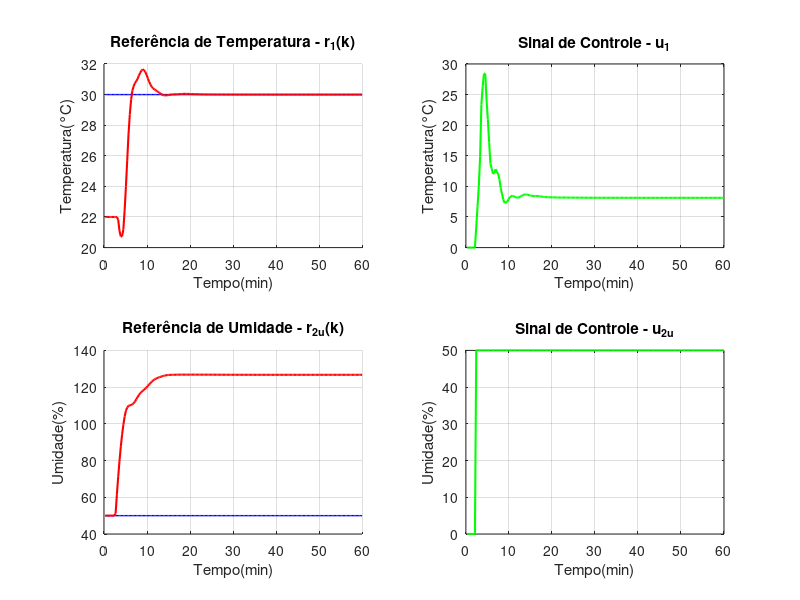

This figure's MATLAB source:
%C?digo de Implementa PID ZN
varlist = {'r','u','y', 'tempo'};
clear(varlist{:})
clf(figure(2))
%Limpar vari?veis do Workspace - INICIO

T_amostra= 18;  %Determina??o do per?odo de amostragem
qtde_amostras = 200;
% Inicializações
u_1t = zeros(1, qtde_amostras);
u_2u = zeros(1, qtde_amostras);
y_11t = zeros(1, qtde_amostras);
y_12u = zeros(1, qtde_amostras);
y_21t = zeros(1, qtde_amostras);
y_22u = zeros(1, qtde_amostras);
y_1t = zeros(1, qtde_amostras);
y_2u = zeros(1, qtde_amostras);
erro1 = zeros(1, qtde_amostras);
% erro2 = zeros(1, qtde_amostras);
tempo = zeros(1, qtde_amostras);
r_1t = zeros(1, qtde_amostras);
r_2u = zeros(1, qtde_amostras);
% --- DEFINIÇÃO DAS CONDIÇÕES INICIAIS DA SAÍDA TOTAL ---
% O autor do código original define os 7 primeiros pontos para r e y
y_1t_inicial = 22; % Condição inicial da saída de temperatura
y_2u_inicial = 50; % Condição inicial da saída de umidade

% Os primeiros 7 pontos de tempo devem ser configurados com a referência
% e a saída inicial.
for k = 1:7
    r_1t(k) = 30;
    r_2u(k) = 50;
    y_1t(k) = y_1t_inicial;
    y_2u(k) = y_2u_inicial;
    erro1(k) = r_1t(k) - y_1t(k);
    % erro2(k) = r_2u(k) - y_2u(k);
    tempo(k) = (k) * T_amostra;
end
%% DEFININDO OS PATAMARES DE CADA ENTRADA
r_1t(1:qtde_amostras) = 30;
% r_1t(8:qtde_amostras/3) = 30;
% r_1t((qtde_amostras/3+1):(2*qtde_amostras/3)) = 36;
% r_1t((2*qtde_amostras/3+1):qtde_amostras) = 36;
r_2u(1:qtde_amostras) = 50;
% r_2u(8:qtde_amostras/3) = 50;
% r_2u((qtde_amostras/3+1):(2*qtde_amostras/3)) = 50;
% r_2u((2*qtde_amostras/3+1):qtde_amostras) = 55;
%### Ziegler_nichols Frequencial ou malha fechada
Ku=4.878;
Tu=252; %em segundos. Equivale à 4.2 min
%
Kp=0.6*Ku;
Ti=0.5*Tu;
Td=0.125*Tu;

% %M?toro Trapezoidal
Ki = Kp/Ti;
Kd = Kp*Td;
% Kp = 2.9250;
% Ki = 0.0250;
% Kd = 85.5562;

g0 = Kp + ((Ki*T_amostra)/2) + (Kd/T_amostra);
g1 = ((Ki*T_amostra)/2) - Kp - ((2*Kd)/T_amostra);


g2 = Kd/T_amostra;
disp(Kp);
disp(Ki);
disp(Kd);

%Loop de Controle
%Calculos dos parametros do controlador PID


% Loop de controle
for k = 8:qtde_amostras
    y_11t(k) = 0.9678 * y_11t(k-1) + 0.08796 * u_1t(k-4) + 0.00509 * u_1t(k-5);
    y_12u(k) = 0.9331 * y_12u(k-1) - 0.003556 * u_2u(k-3) - 0.01718 * u_2u(k-4);
    y_21t(k) = 0.9676 * y_21t(k-1) - 0.1294 * u_1t(k-6) - 0.007485 * u_1t(k-7);
    y_22u(k) = 0.9048 * y_22u(k-1) + 0.02455 * u_2u(k-1) + 0.1869 * u_2u(k-2);

    y_1t(k) = y_11t(k) + y_12u(k) + y_1t_inicial;
    y_2u(k) = y_21t(k) + y_22u(k) + y_2u_inicial;

    erro1(k) = r_1t(k) - y_1t(k);
    u_2u(k) = 50;
    u_1t(k) = u_1t(k-1) + g0 * erro1(k) + g1 * erro1(k-1) + g2 * erro1(k-2);
    if u_1t(k) > 100
        u_1t(k) = 100;
    end
    if u_1t(k) < 0
        u_1t(k) = 0;
    end
    tempo(k) = k * T_amostra;
end


%% PLOTAGEM DE GRÁFICOS
% Subplot para r_1, y_1 e u_1
figure(2);
subplot(2,2,1)
hold on
plot(tempo/60, r_1t, 'b', 'LineWidth', 1);
plot(tempo/60, y_1t, 'r', 'LineWidth', 1.5);hold off
ylabel('Temperatura(°C)');
xlabel('Tempo(min)');
title('Referência de Temperatura - r_{1}(k)');
% legend('r_1(k)', 'y_1(k)');
grid on

subplot(2,2,2)
plot(tempo/60, u_1t, 'g', 'LineWidth', 1.5);
xlabel('Tempo(min)');
ylabel('Temperatura(°C)');
title('Sinal de Controle - u_{1}');
grid on


subplot(2,2,3)
hold on
plot(tempo/60, r_2u, 'b', 'LineWidth', 1);
plot(tempo/60, y_2u, 'r', 'LineWidth', 1.5);hold off
ylabel('Umidade(%)');
xlabel('Tempo(min)');
title('Referência de Umidade - r_{2u}(k)');
% legend('r_1(k)', 'y_1(k)')
grid on

subplot(2,2,4)
plot(tempo/60, u_2u, 'g', 'LineWidth', 1.5);
xlabel('Tempo(min)')
ylabel('Umidade(%)')
title('Sinal de Controle - u_{2u}')
grid on
